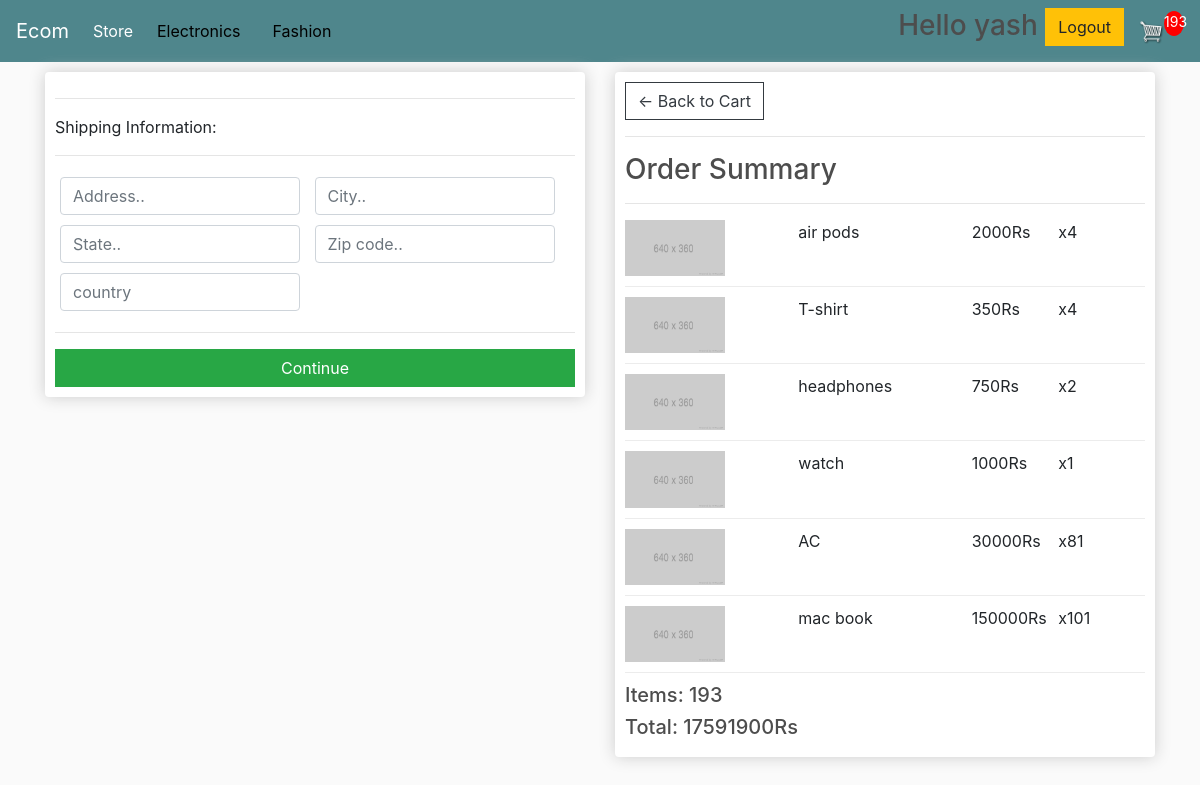
Screenshot of /checkout/ (signed in) with the database file from the repository.
### store/models.py (models this page shows, shortened)
class OrderItem(models.Model):
	product = models.ForeignKey(Product, on_delete=models.SET_NULL, null=True, blank=True)
	order = models.ForeignKey(Order, on_delete=models.SET_NULL, null=True, blank=True)
	quantity = models.IntegerField()
	date_added = models.DateTimeField(auto_now_add=True)
	@property
	def get_total(self):
		total = self.product.price * self.quantity
		return total

class Product(models.Model):
	name = models.CharField(max_length=200)
	price = models.IntegerField()
	digital = models.BooleanField(default=False,null=True, blank=True)
	title = models.CharField(max_length=100,null=True)

class Order(models.Model):
	customer = models.ForeignKey(Customer, on_delete=models.SET_NULL, null=True, blank=True)
	date_ordered = models.DateTimeField(auto_now_add=True)
	complete = models.BooleanField(default=False)
	transaction_id = models.CharField(max_length=100, null=True)
	@property
	def shipping(self):
		shipping = False
		orderitems = self.orderitem_set.all()
		for i in orderitems:
			if i.product.digital==False:
				shipping = True
		return False
	@property
	def get_cart_total(self):
		orderitems = self.orderitem_set.all()
		sum=0
		for item in orderitems:
			sum = sum + item.get_total
		return sum
	@property
	def get_cart_items(self):
		orderitems = self.orderitem_set.all()
		sum=0
		for item in orderitems:
			sum = sum + item.quantity
		return sum

### store/views.py (the view)
# urls.py: path('checkout/', views.checkout, name="checkout"),
def checkout(request):
	if request.user.is_authenticated:
		customer = request.user.customer#one to one relationship between User and Customer
		order,created = Order.objects.get_or_create(customer=customer,complete=False)
		items = order.orderitem_set.all()
		cartitems = order.get_cart_items
	else:
		items = []
		order = {'get_cart_total':0,'get_cart_items':0,'shipping':False}
		cartitems = order['get_cart_items']
		messages.info(request,'you are not logged in')
		return render(request,'login.html')
	context = {'items':items,'order':order,'cartitems':cartitems}
	return render(request,'checkout.html',context)

### store/templates/checkout.html (shortened to what this page needs)
{% extends 'main.html' %}
{% load static %}
{% block content %}
<div class="row">
		<div class="col-lg-6">
			<div class="box-element" id="form-wrapper">
				<form id="form">
					<div id="shipping-info">
						<hr>
						<p>Shipping Information:</p>
						<hr>
						<div class="form-field">
							<input class="form-control" type="text" name="address" placeholder="Address..">
						</div>
						<div class="form-field">
							<input class="form-control" type="text" name="city" placeholder="City..">
						</div>
						<div class="form-field">
							<input class="form-control" type="text" name="state" placeholder="State..">
						</div>
						<div class="form-field">
							<input class="form-control" type="text" name="zipcode" placeholder="Zip code..">
						</div>
						<div class="form-field">
							<input class="form-control" type="text" name="country" placeholder="country">
						</div>
					</div>
					<hr>
					<input id="form-button" class="btn btn-success btn-block" type="submit" value="Continue">
				</form>
			</div>
			<br>
		</div>
		<div class="col-lg-6">
			<div class="box-element">
				<a  class="btn btn-outline-dark" href="{% url 'cart' %}">&#x2190; Back to Cart</a>
				<hr>
				<h3>Order Summary</h3>
				<hr>
				{% for i in items %}
				<div class="cart-row">
					<div style="flex:2"><img class="row-image" src="{% static 'images/placeholder.png' %}"></div>
					<div style="flex:2"><p>{{i.product.name}}</p></div>
					<div style="flex:1"><p>{{i.product.price}}Rs</p></div>
					<div style="flex:1"><p>x{{i.quantity}}</p></div>
				</div>
				{% endfor %}
				<h5>Items:   {{order.get_cart_items}}</h5>
				<h5>Total:   {{order.get_cart_total}}Rs</h5>
			</div>
		</div>
	</div>
{% endblock content %}

### store/templates/main.html (shortened to what this page needs)
{% load static %}
<!DOCTYPE html>
<html>
    <head>
	    <link rel="stylesheet" href="https://stackpath.bootstrapcdn.com/bootstrap/4.1.3/css/bootstrap.min.css">
		<link rel="stylesheet" href="https://stackpath.bootstrapcdn.com/bootstrap/4.4.1/css/bootstrap.min.css">
		<link rel="stylesheet" type="text/css" href="{% static 'css/main.css' %}">
    </head>
    <body>
    	<nav class="navbar navbar-expand-lg navbar-dark bg-dark">
	  <a class="navbar-brand" href="{% url 'store' %}">Ecom</a>
	  <div class="collapse navbar-collapse" id="navbarSupportedContent">
	    <ul class="navbar-nav mr-auto">
	      <li class="nav-item active">
	        <a class="nav-link" href="{% url 'store' %}">Store <span class="sr-only">(current)</span></a>
	      </li>
	      <li class="nav-item active">
	      	<form action="{% url 'filters' %}" method="post">
	        	<button class="navbar navbar-expand-lg navbar-dark" style="background-color: #4f868c; border-color: #4f868c; border-width: 0" name="type" value="electronics" type="submit">Electronics <span class="sr-only">(current)</span></button>
	        </form>
	      </li>
	      <li class="nav-item active">
	        <form action="{% url 'filters' %}" method="post">
	        	 <button class="navbar navbar-expand-lg navbar-dark" style="background-color: #4f868c; border-color: #4f868c; border-width: 0" name="type" value="fashion" type="submit"> Fashion <span class="sr-only">(current)</span></button>
	        </form>
	      </li>
	    </ul>
	    <div class="form-inline my-2 my-lg-0">
	    	{% if user.is_authenticated %}
		    	<h3>Hello {{user.username}}
		    	<a href="{% url 'logout' %}"class="btn btn-warning">Logout</a></h3>
	    	{% else %}
	    		<h3>
		     	<a href="{% url 'login' %}"class="btn btn-warning">Login</a>
		     	<a href="{% url 'register' %}"class="btn btn-warning">Register</a>
		     	</h3>
	     	{% endif %}
	     	<a href="{% url 'cart' %}">
	    		<img  id="cart-icon" src="{% static 'images/cart.png' %}">
	    	</a>
	    	<p id="cart-total">{{cartitems}}</p>
	    </div>
	  	</div>
		</nav>
    	<div class="container">
    		{% block content %}
    		{% endblock content %}
    	</div>
    </body>
</html>

### static/css/main.css (style rules this page uses)
body { background-color: hsl(0, 0%, 98%); }
h1,h2,h3,h4,h5,h6 { color:hsl(0, 0%, 30%); }
.box-element { box-shadow:hsl(0, 0%, 80%) 0 0 16px; background-color: #fff; border-radius: 4px; padding: 10px; }
.bg-dark { background-color: #4f868c!important; }
#cart-icon { width:25px; display: inline-block; margin-left: 15px; }
#cart-total { display: block; text-align: center; color:#fff; background-color: red; width: 20px; height: 25px; border-radius: 50%; font-size: 14px; }
.col-lg-4, .col-lg-6, .col-lg-8, .col-lg-12 { margin-top: 10px; }
.btn { border-radius: 0; }
.row-image { width: 100px; }
.form-field { width:250px; display: inline-block; padding: 5px; }
.cart-row { display: flex; align-items: flex-stretch; padding-bottom: 10px; margin-bottom: 10px; border-bottom: 1px solid #ececec; }

### rows the page displays
OrderItem: product.name "air pods", product.price "2000", quantity "4"
OrderItem: product.name "T-shirt", product.price "350", quantity "4"
OrderItem: product.name "headphones", product.price "750", quantity "2"
OrderItem: product.name "watch", product.price "1000", quantity "1"
OrderItem: product.name "AC", product.price "30000", quantity "81"
OrderItem: product.name "mac book", product.price "150000", quantity "101"
Order: get_cart_items "193", get_cart_total "17591900"

### other values shown
{{ user.username }} "yash"
{{ cartitems }} "193"
